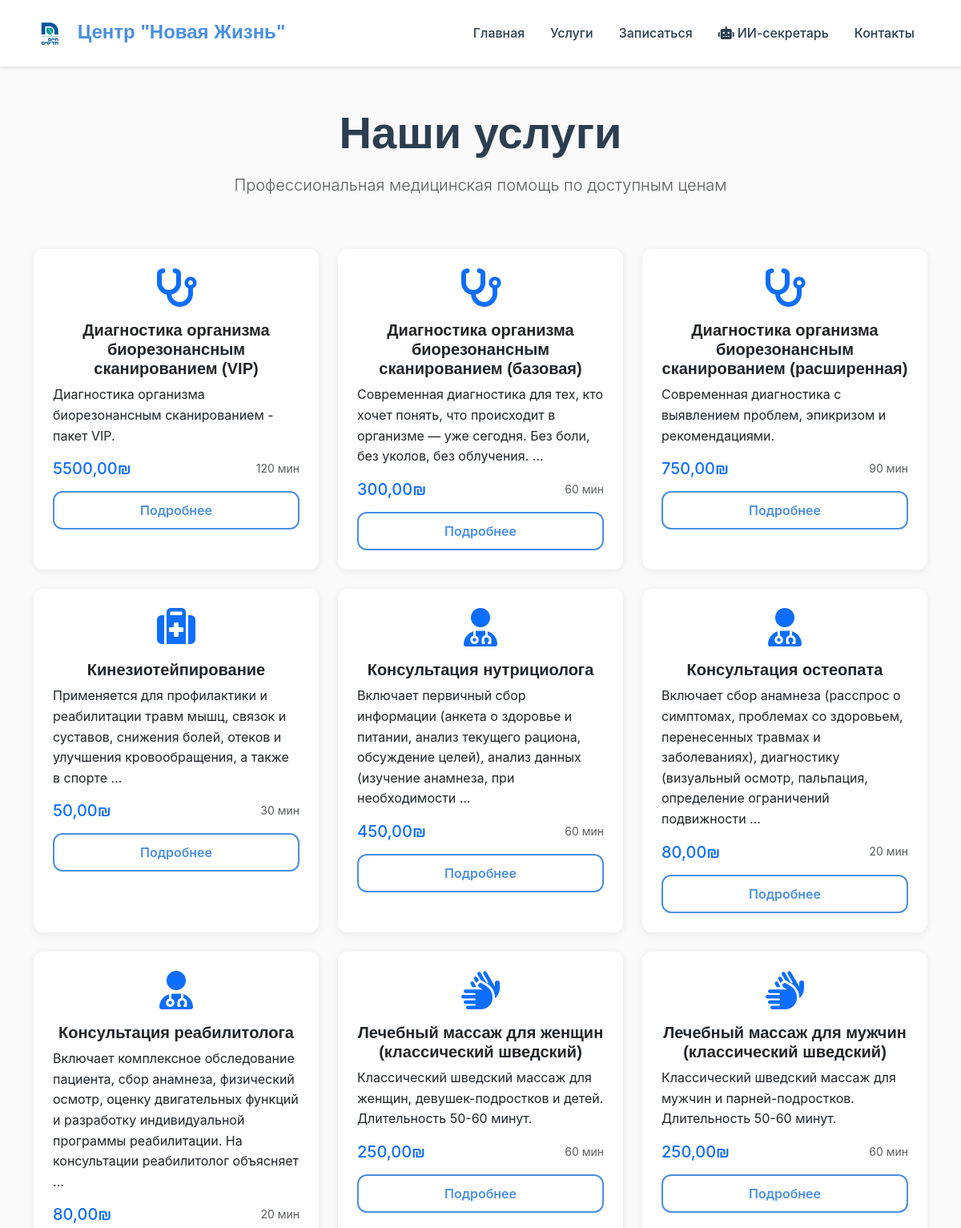
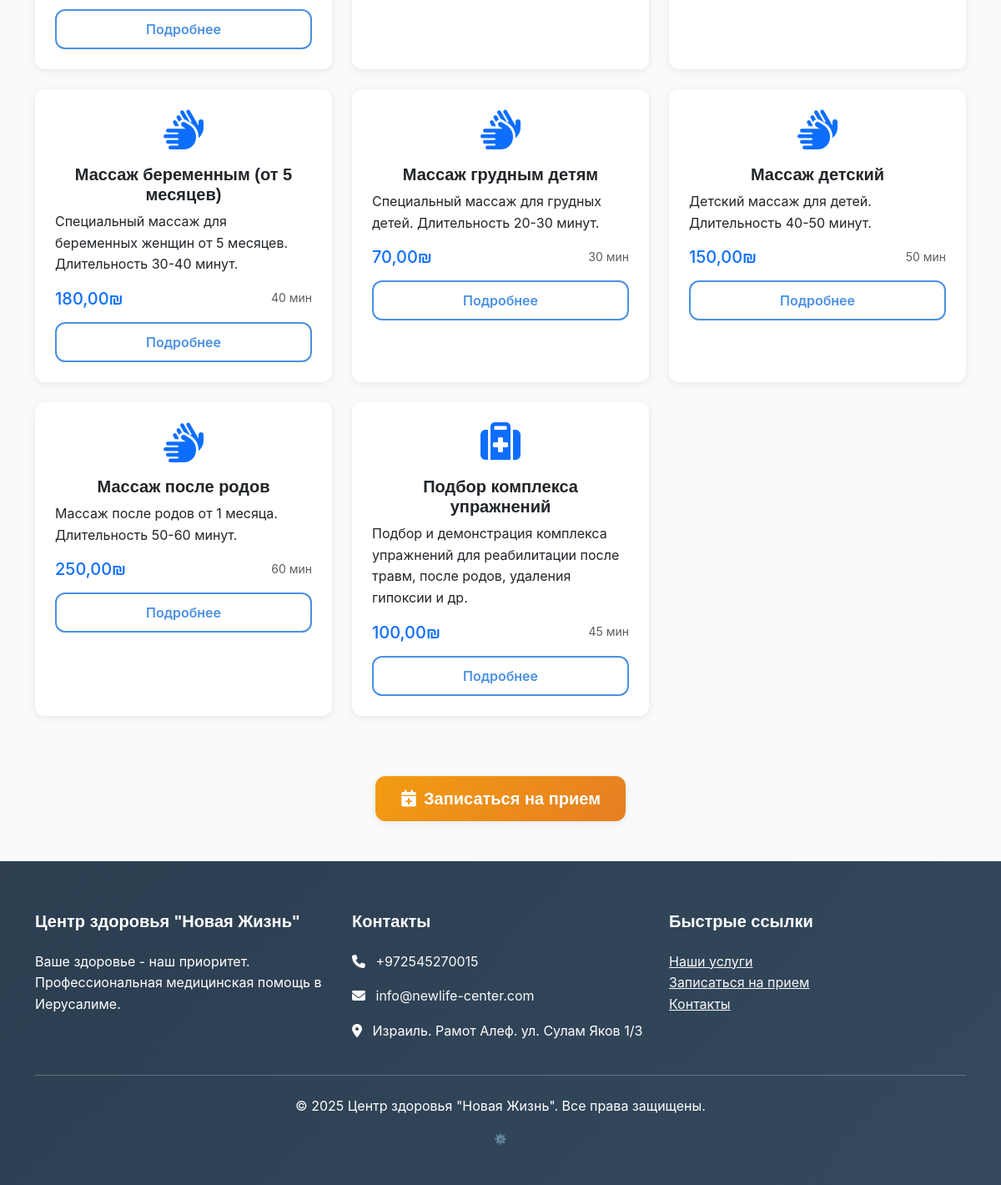
Page /services/ on the committed database (2 pictures, top to bottom).
### core/models.py (models this page shows, shortened)
class Service(models.Model):
    CATALOG_CHOICES = [
        ('A', 'Каталог А (Израиль)'),
        ('B', 'Каталог B (Заграница)'),
    ]
    name = models.CharField(max_length=200, verbose_name="Название услуги")
    description = models.TextField(verbose_name="Описание")
    price = models.DecimalField(max_digits=10, decimal_places=2, verbose_name="Цена")
    currency = models.CharField(max_length=3, default="₪", verbose_name="Валюта")
    duration = models.IntegerField(help_text="Длительность в минутах", verbose_name="Длительность")
    catalog = models.CharField(max_length=1, choices=CATALOG_CHOICES, default='A', verbose_name="Каталог")
    is_active = models.BooleanField(default=True, verbose_name="Активна")
    created_at = models.DateTimeField(auto_now_add=True, verbose_name="Дата создания")
    class Meta:
        verbose_name = "Услуга"
        verbose_name_plural = "Услуги"
        ordering = ['catalog', 'name']

### core/views.py (the view)
# urls.py: path('services/', views.services, name='services'),
def services(request):
    services_list = Service.objects.filter(is_active=True, catalog='A').order_by('name')
    context = {
        'services': services_list,
    }
    return render(request, 'core/services.html', context)

### templates/core/services.html (shortened to what this page needs)
{% extends 'base.html' %}
{% block content %}
<div class="container py-5">
    <div class="row">
        <div class="col-12 text-center mb-5">
            <h1 class="display-4 fw-bold">Наши услуги</h1>
            <p class="lead text-muted">Профессиональная медицинская помощь по доступным ценам</p>
        </div>
    </div>
    <div class="row">
        {% for service in services %}
        <div class="col-md-6 col-lg-4 mb-4">
            <div class="card service-card h-100">
                <div class="card-body">
                    <div class="text-center mb-3">
                        {% if 'массаж' in service.name.lower %}
                            <i class="fas fa-hands text-primary" style="font-size: 3rem;"></i>
                        {% elif 'консультация' in service.name.lower %}
                            <i class="fas fa-user-md text-primary" style="font-size: 3rem;"></i>
                        {% elif 'диагностика' in service.name.lower %}
                            <i class="fas fa-stethoscope text-primary" style="font-size: 3rem;"></i>
                        {% else %}
                            <i class="fas fa-medkit text-primary" style="font-size: 3rem;"></i>
                        {% endif %}
                    </div>
                    <h5 class="card-title text-center">{{ service.name }}</h5>
                    <p class="card-text">{{ service.description|truncatewords:20 }}</p>
                    <div class="d-flex justify-content-between align-items-center mb-3">
                        <span class="h5 text-primary mb-0">{{ service.price }}{{ service.currency }}</span>
                        <small class="text-muted">{{ service.duration }} мин</small>
                    </div>
                    <div class="d-grid">
                        <a href="{% url 'core:service_detail' service.id %}" class="btn btn-outline-primary">
                            Подробнее
                        </a>
                    </div>
                </div>
            </div>
        </div>
        {% endfor %}
    </div>
    <div class="text-center mt-5">
        <a href="{% url 'core:appointment_form' %}" class="btn btn-primary btn-lg">
            <i class="fas fa-calendar-plus me-2"></i>Записаться на прием
        </a>
    </div>
</div>
{% endblock %}

### static/css/custom.css (style rules this page uses)
:root { --primary-blue: #4A90E2; --primary-green: #27AE60; --accent-orange: #F39C12; --background-cream: #FAFAFA; --text-dark: #2C3E50; --text-light: #7F8C8D; --white: #FFFFFF; --light-gray: #ECF0F1; --border-color: #E8E8E8; --gradient-primary: linear-gradient(135deg, var(--primary-blue) 0%, var(--primary-green) 100%); --gradient-warm: linear-gradient(135deg, var(--accent-orange) 0%, #E67E22 100%); --gradient-soft: linear-gradient(135deg, #F8F9FA 0%, var(--background-cream) 100%); --shadow-soft: 0 2px 10px rgba(0, 0, 0, 0.08); --shadow-medium: 0 4px 20px rgba(0, 0, 0, 0.12); --shadow-strong: 0 8px 30px rgba(0, 0, 0, 0.15); --radius-small: 8px; --radius-medium: 12px; --radius-large: 20px; --transition-fast: 0.2s ease; --transition-medium: 0.3s ease; --transition-slow: 0.5s ease; }
body { font-family: 'Inter', -apple-system, BlinkMacSystemFont, 'Segoe UI', sans-serif; background-color: var(--background-cream); color: var(--text-dark); line-height: 1.6; }
h1, h2, h3, h4, h5, h6 { font-family: 'Poppins', sans-serif; font-weight: 600; color: var(--text-dark); margin-bottom: 1rem; }
.btn-primary { background: var(--gradient-warm); border: none; padding: 12px 30px; border-radius: var(--radius-medium); font-weight: 600; font-family: 'Poppins', sans-serif; box-shadow: var(--shadow-soft); transition: var(--transition-medium); }
.btn-outline-primary { border: 2px solid var(--primary-blue); color: var(--primary-blue); background: transparent; padding: 10px 28px; border-radius: var(--radius-medium); font-weight: 600; transition: var(--transition-medium); }
.service-card { background: var(--white); border: none; border-radius: var(--radius-large); box-shadow: var(--shadow-soft); transition: var(--transition-medium); overflow: hidden; height: 100%; }
.service-card .card-body { padding: 1.5rem; }
.card { border: none; border-radius: var(--radius-medium); box-shadow: var(--shadow-soft); background: var(--white); }

### rows in the picture
Service: name "Диагностика организма биорезонансным сканированием (VIP)", description "Диагностика организма биорезонансным сканированием - пакет VIP.", price "5500,00", currency "₪", duration "120"
Service: name "Диагностика организма биорезонансным сканированием (базовая)", description "Современная диагностика для тех, кто хочет понять, что происходит в организме — уже сегодня. Без боли, без уколов, без облучения. …", price "300,00", currency "₪", duration "60"
Service: name "Диагностика организма биорезонансным сканированием (расширенная)", description "Современная диагностика с выявлением проблем, эпикризом и рекомендациями.", price "750,00", currency "₪", duration "90"
Service: name "Кинезиотейпирование", description "Применяется для профилактики и реабилитации травм мышц, связок и суставов, снижения болей, отеков и улучшения кровообращения, а также в спорте …", price "50,00", currency "₪", duration "30"
Service: name "Консультация нутрициолога", description "Включает первичный сбор информации (анкета о здоровье и питании, анализ текущего рациона, обсуждение целей), анализ данных (изучение анамнеза, при необходимости …", price "450,00", currency "₪", duration "60"
Service: name "Консультация остеопата", description "Включает сбор анамнеза (расспрос о симптомах, проблемах со здоровьем, перенесенных травмах и заболеваниях), диагностику (визуальный осмотр, пальпация, определение ограничений подвижности …", price "80,00", currency "₪", duration "20"
Service: name "Консультация реабилитолога", description "Включает комплексное обследование пациента, сбор анамнеза, физический осмотр, оценку двигательных функций и разработку индивидуальной программы реабилитации. На консультации реабилитолог объясняет …", price "80,00", currency "₪", duration "20"
Service: name "Лечебный массаж для женщин (классический шведский)", description "Классический шведский массаж для женщин, девушек-подростков и детей. Длительность 50-60 минут.", price "250,00", currency "₪", duration "60"
Service: name "Лечебный массаж для мужчин (классический шведский)", description "Классический шведский массаж для мужчин и парней-подростков. Длительность 50-60 минут.", price "250,00", currency "₪", duration "60"
Service: name "Массаж беременным (от 5 месяцев)", description "Специальный массаж для беременных женщин от 5 месяцев. Длительность 30-40 минут.", price "180,00", currency "₪", duration "40"
Service: name "Массаж грудным детям", description "Специальный массаж для грудных детей. Длительность 20-30 минут.", price "70,00", currency "₪", duration "30"
Service: name "Массаж детский", description "Детский массаж для детей. Длительность 40-50 минут.", price "150,00", currency "₪", duration "50"
Service: name "Массаж после родов", description "Массаж после родов от 1 месяца. Длительность 50-60 минут.", price "250,00", currency "₪", duration "60"
Service: name "Подбор комплекса упражнений", description "Подбор и демонстрация комплекса упражнений для реабилитации после травм, после родов, удаления гипоксии и др.", price "100,00", currency "₪", duration "45"
